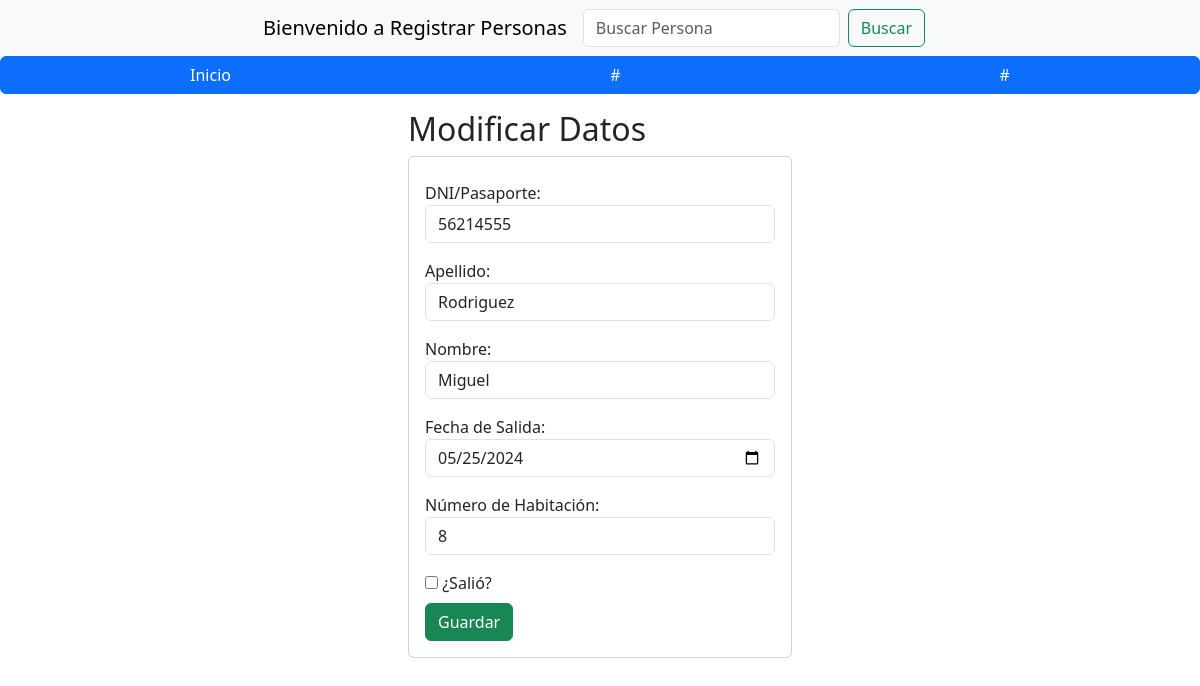
The app's page /edicionPersona/56214555 with its own data.
### registrosABM/models.py (models this page shows, shortened)
class Persona(models.Model):
    nombre = models.CharField(max_length=50)
    apellido = models.CharField(max_length=8)
    dni_pasaporte = models.CharField(max_length=20)
    fecha_entrada = models.DateField(null=True, blank=True)
    fecha_salida = models.DateField(null=True, blank=True)
    numero_habitacion = models.PositiveIntegerField(null=True, blank=True)

### registrosABM/views.py (the view)
# urls.py: path('edicionPersona/<dni_pasaporte>', views.edicionPersona),
def edicionPersona(request, dni_pasaporte):
    persona=Persona.objects.get(dni_pasaporte=dni_pasaporte)
    return render(request, "edicionPersona.html", {"persona": persona})

### registrosABM/templates/edicionPersona.html (shortened to what this page needs)
{% extends "./base.html" %}
{% block body %}
<div class="row">
    <div class="col-md-4 offset-md-4">
        <h2>Modificar Datos</h2>
        <div class="card">
            <div class="card-body">
                <form action="/editarPersona/" method="POST" id="editarPersonaForm">
                    <div class="form-group py-2">
                        <label for="dni">DNI/Pasaporte:</label>
                        <input type="text" id="dni_pasaporte" name="dni_pasaporte" value="{{ persona.dni_pasaporte }}" class="form-control" placeholder="DNI/Pasaporte" minlength="7" maxlength="8" required readonly>
                    </div>
                    <div class="form-group py-2">
                        <label for="apellido">Apellido:</label>
                        <input type="text" id="apellido" name="apellido" value="{{ persona.apellido }}" class="form-control" placeholder="Apellido" maxlength="50" required>
                    </div>
                    <div class="form-group py-2">
                        <label for="nombre">Nombre:</label>
                        <input type="text" id="nombre" name="nombre" value="{{ persona.nombre }}" class="form-control" placeholder="Nombre" maxlength="50" required>
                    </div>
                    <div class="form-group py-2">
                        <label for="fecha_salida">Fecha de Salida:</label>
                        <input type="date" id="fecha_salida" name="fecha_salida" value="{{ persona.fecha_salida|date:'Y-m-d' }}" class="form-control" required>
                    </div>
                    <div class="form-group py-2">
                        <label for="numero_habitacion">Número de Habitación:</label>
                        <input type="number" id="numero_habitacion" name="numero_habitacion" value="{{ persona.numero_habitacion }}" class="form-control" required>
                    </div>
                    <div class="form-group py-2">
                        <label>
                            <input type="checkbox" id="salio" name="salio" {% if persona.salio %}checked{% endif %}> ¿Salió?
                        </label>
                    </div>
                    <button type="submit" class="btn btn-success">Guardar</button>
                </form>
            </div>
        </div>
    </div>
</div>
{% endblock %}

### records on screen
Persona: dni_pasaporte "56214555", apellido "Rodriguez", nombre "Miguel", fecha_salida "05/25/2024", numero_habitacion "8"
